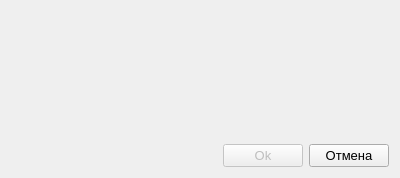
<?xml version="1.0" encoding="UTF-8"?>
<ui version="4.0">
 <class>LoginDialog</class>
 <widget class="QDialog" name="LoginDialog">
  <property name="geometry">
   <rect>
    <x>0</x>
    <y>0</y>
    <width>400</width>
    <height>178</height>
   </rect>
  </property>
  <property name="font">
   <font>
    <pointsize>14</pointsize>
   </font>
  </property>
  <property name="windowTitle">
   <string>Введите логин и пароль</string>
  </property>
  <layout class="QVBoxLayout" name="verticalLayout">
   <item>
    <widget class="QLabel" name="label">
     <property name="text">
      <string/>
     </property>
    </widget>
   </item>
   <item>
    <widget class="shiken::LoginWidget" name="loginWidget" native="true"/>
   </item>
   <item>
    <spacer name="verticalSpacer">
     <property name="orientation">
      <enum>Qt::Vertical</enum>
     </property>
     <property name="sizeHint" stdset="0">
      <size>
       <width>20</width>
       <height>112</height>
      </size>
     </property>
    </spacer>
   </item>
   <item>
    <layout class="QHBoxLayout" name="horizontalLayout">
     <item>
      <spacer name="horizontalSpacer">
       <property name="orientation">
        <enum>Qt::Horizontal</enum>
       </property>
       <property name="sizeHint" stdset="0">
        <size>
         <width>40</width>
         <height>20</height>
        </size>
       </property>
      </spacer>
     </item>
     <item>
      <widget class="QPushButton" name="okButton">
       <property name="enabled">
        <bool>false</bool>
       </property>
       <property name="font">
        <font>
         <pointsize>10</pointsize>
        </font>
       </property>
       <property name="text">
        <string>Ok</string>
       </property>
      </widget>
     </item>
     <item>
      <widget class="QPushButton" name="cancelButton">
       <property name="font">
        <font>
         <pointsize>10</pointsize>
        </font>
       </property>
       <property name="text">
        <string>Отмена</string>
       </property>
      </widget>
     </item>
    </layout>
   </item>
  </layout>
 </widget>
 <customwidgets>
  <customwidget>
   <class>shiken::LoginWidget</class>
   <extends>QWidget</extends>
   <header location="global">shiken/ui/LoginWidget.h</header>
   <container>1</container>
   <slots>
    <signal>filled(bool)</signal>
    <signal>returnPressed()</signal>
   </slots>
  </customwidget>
 </customwidgets>
 <resources/>
 <connections>
  <connection>
   <sender>loginWidget</sender>
   <signal>returnPressed()</signal>
   <receiver>LoginDialog</receiver>
   <slot>accept()</slot>
   <hints>
    <hint type="sourcelabel">
     <x>199</x>
     <y>13</y>
    </hint>
    <hint type="destinationlabel">
     <x>199</x>
     <y>88</y>
    </hint>
   </hints>
  </connection>
  <connection>
   <sender>cancelButton</sender>
   <signal>clicked()</signal>
   <receiver>LoginDialog</receiver>
   <slot>reject()</slot>
   <hints>
    <hint type="sourcelabel">
     <x>352</x>
     <y>156</y>
    </hint>
    <hint type="destinationlabel">
     <x>199</x>
     <y>88</y>
    </hint>
   </hints>
  </connection>
  <connection>
   <sender>loginWidget</sender>
   <signal>filled(bool)</signal>
   <receiver>okButton</receiver>
   <slot>setEnabled(bool)</slot>
   <hints>
    <hint type="sourcelabel">
     <x>199</x>
     <y>13</y>
    </hint>
    <hint type="destinationlabel">
     <x>271</x>
     <y>156</y>
    </hint>
   </hints>
  </connection>
  <connection>
   <sender>okButton</sender>
   <signal>clicked()</signal>
   <receiver>LoginDialog</receiver>
   <slot>accept()</slot>
   <hints>
    <hint type="sourcelabel">
     <x>271</x>
     <y>156</y>
    </hint>
    <hint type="destinationlabel">
     <x>199</x>
     <y>88</y>
    </hint>
   </hints>
  </connection>
 </connections>
</ui>
